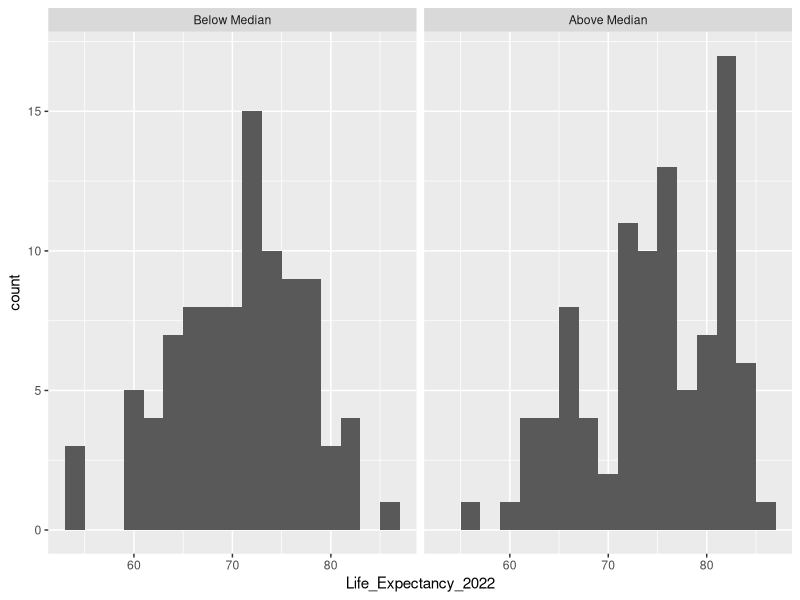
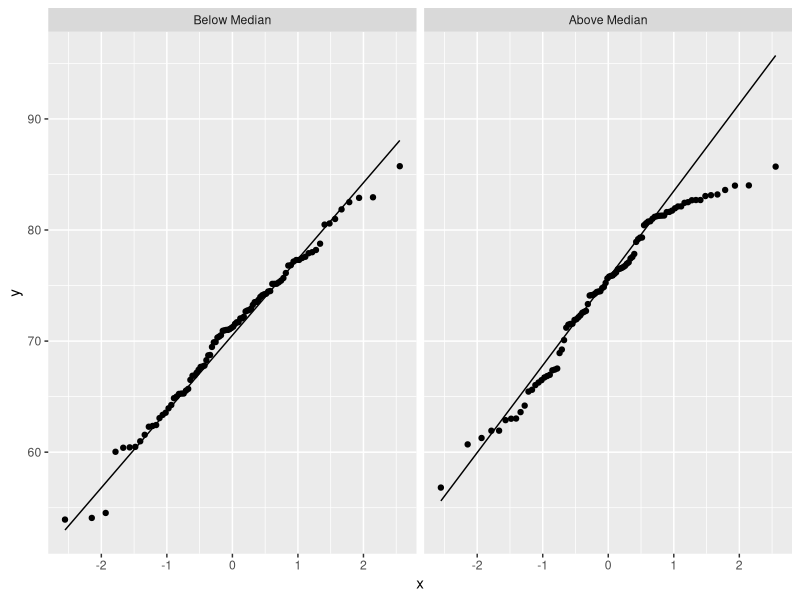

Write R code to recreate these figures, in order.
## ---- chunk 1
knitr::opts_chunk$set(echo = TRUE, highlight=FALSE)
## ---- chunk 2
# Load relevant libraries/packages
library(tidyverse)
library(knitr)

# Load data
data <- read.csv("merged_data_2022_four_variables.csv") %>%
  filter(Country.Name != "Central African Republic")

# Calculate the median health expenditure
median_health_exp <- median(data$Health_Expenditure_2022, na.rm = TRUE)

# Clean data and create new health expenditure group feature
data <- data %>%
  filter(!is.na(Life_Expectancy_2022), !is.na(Health_Expenditure_2022)) %>%
  mutate(
    Health_Exp_Group = ifelse(
      Health_Expenditure_2022 > median_health_exp,
      "Above Median",
      "Below Median"
    ),
    Health_Exp_Group = factor(Health_Exp_Group, levels = c("Below Median", "Above Median"))
  )
## ---- chunk 3
lifeexp_summary <- data %>%
  group_by(Health_Exp_Group) %>%
  summarise(
    n = n(),
    mean_life_exp = mean(Life_Expectancy_2022),
    var_life_exp = var(Life_Expectancy_2022),
    sd_life_exp = sd(Life_Expectancy_2022),
    .groups = "drop"
  )

kable(
  lifeexp_summary,
  col.names = c(
    "Health Expenditure Group",
    "n",
    "Mean Life Expectancy",
    "Variance",
    "SD" # Standard deviation
  ),
  digits = 2,
  caption = "Life expectancy by health expenditure level (2022)"
)

# Histograms
hist <- ggplot(data, aes(x = Life_Expectancy_2022)) +
  geom_histogram(binwidth=2) +
  facet_wrap(~ Health_Exp_Group)

# QQ Plots
qq <- ggplot(data, aes(sample = Life_Expectancy_2022)) +
    stat_qq() +
    stat_qq_line() +
    facet_wrap(~ Health_Exp_Group)

## ---- chunk 4
# Default t-test in R is Welch's t-test
t.test(
  Life_Expectancy_2022 ~ Health_Exp_Group,
  data = data,
  alternative = "less" # tests Below Median (Group 1) < Above Median (Group 2)
) 
